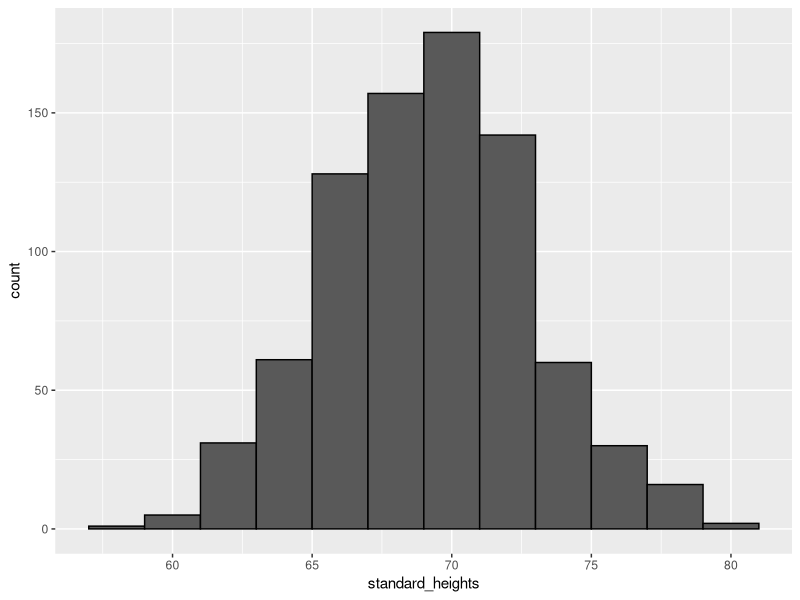

R code for this plot:
# using commutative distribution function to get probability in a continuous 
# dataframe
library(tidyverse)
library(dslabs)
data(heights)

males <- heights %>% filter(sex == 'Male') %>% .$height

# defining the ecdf function
E <- function(a) mean(males<=a)

# what is the probability of person being greater than 70
1 - E(70)

# the probability of student being between height 'a' and 'b' is simply 
# E(b) - E(a)

# the probability of student being between height 72 and 74 is
E(74) - E(70)
# 31 percent

# monte carlo simulations using rnorm()
n <- length(males)
avg <- mean(males)
sd <- sd(males)
standard_heights <- rnorm(n, avg, sd)

ggplot(data.frame(standard_heights), aes(standard_heights)) + geom_histogram(color='black', binwidth = 2)

# running monte carlo simulation
B <- 10000
MC <- replicate(B, {
    standard_heights <- rnorm(800, avg, sd)
    max(standard_heights)
})

# calculating probability of height greater than 7 feet (84 inch)
mean(standard_heights >= 7*12) # 0
